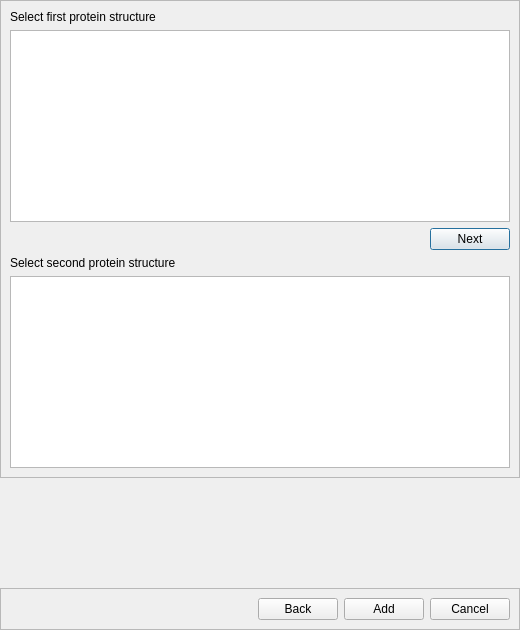
<?xml version="1.0" encoding="UTF-8"?>
<ui version="4.0">
 <class>Dialog</class>
 <widget class="QDialog" name="Dialog">
  <property name="geometry">
   <rect>
    <x>0</x>
    <y>0</y>
    <width>520</width>
    <height>630</height>
   </rect>
  </property>
  <property name="windowTitle">
   <string>Dialog</string>
  </property>
  <layout class="QVBoxLayout" name="verticalLayout_6">
   <property name="leftMargin">
    <number>0</number>
   </property>
   <property name="topMargin">
    <number>0</number>
   </property>
   <property name="rightMargin">
    <number>0</number>
   </property>
   <property name="bottomMargin">
    <number>0</number>
   </property>
   <item>
    <widget class="QFrame" name="frame">
     <property name="frameShape">
      <enum>QFrame::StyledPanel</enum>
     </property>
     <property name="frameShadow">
      <enum>QFrame::Raised</enum>
     </property>
     <layout class="QVBoxLayout" name="verticalLayout_5">
      <item>
       <layout class="QVBoxLayout" name="verticalLayout_4">
        <item>
         <layout class="QVBoxLayout" name="verticalLayout">
          <item>
           <widget class="QLabel" name="lbl_prot_1">
            <property name="text">
             <string>Select first protein structure</string>
            </property>
           </widget>
          </item>
          <item>
           <widget class="QTreeView" name="tree_prot_1"/>
          </item>
         </layout>
        </item>
        <item>
         <layout class="QHBoxLayout" name="horizontalLayout">
          <item>
           <spacer name="horizontalSpacer">
            <property name="orientation">
             <enum>Qt::Horizontal</enum>
            </property>
            <property name="sizeHint" stdset="0">
             <size>
              <width>40</width>
              <height>20</height>
             </size>
            </property>
           </spacer>
          </item>
          <item>
           <widget class="QPushButton" name="btn_next">
            <property name="text">
             <string>Next</string>
            </property>
           </widget>
          </item>
         </layout>
        </item>
       </layout>
      </item>
      <item>
       <layout class="QVBoxLayout" name="verticalLayout_2">
        <item>
         <widget class="QLabel" name="lbl_prot_2">
          <property name="text">
           <string>Select second protein structure</string>
          </property>
         </widget>
        </item>
        <item>
         <widget class="QTreeView" name="tree_prot_2"/>
        </item>
       </layout>
      </item>
     </layout>
    </widget>
   </item>
   <item>
    <spacer name="verticalSpacer">
     <property name="orientation">
      <enum>Qt::Vertical</enum>
     </property>
     <property name="sizeHint" stdset="0">
      <size>
       <width>20</width>
       <height>40</height>
      </size>
     </property>
    </spacer>
   </item>
   <item>
    <widget class="QFrame" name="frame_bottom">
     <property name="frameShape">
      <enum>QFrame::StyledPanel</enum>
     </property>
     <property name="frameShadow">
      <enum>QFrame::Raised</enum>
     </property>
     <layout class="QVBoxLayout" name="verticalLayout_3">
      <item>
       <layout class="QHBoxLayout" name="horizontalLayout_2">
        <item>
         <spacer name="horizontalSpacer_2">
          <property name="orientation">
           <enum>Qt::Horizontal</enum>
          </property>
          <property name="sizeHint" stdset="0">
           <size>
            <width>40</width>
            <height>20</height>
           </size>
          </property>
         </spacer>
        </item>
        <item>
         <widget class="QPushButton" name="btn_back">
          <property name="text">
           <string>Back</string>
          </property>
         </widget>
        </item>
        <item>
         <widget class="QPushButton" name="btn_add">
          <property name="text">
           <string>Add</string>
          </property>
         </widget>
        </item>
        <item>
         <widget class="QPushButton" name="btn_cancel">
          <property name="text">
           <string>Cancel</string>
          </property>
         </widget>
        </item>
       </layout>
      </item>
     </layout>
    </widget>
   </item>
  </layout>
 </widget>
 <resources/>
 <connections/>
</ui>
